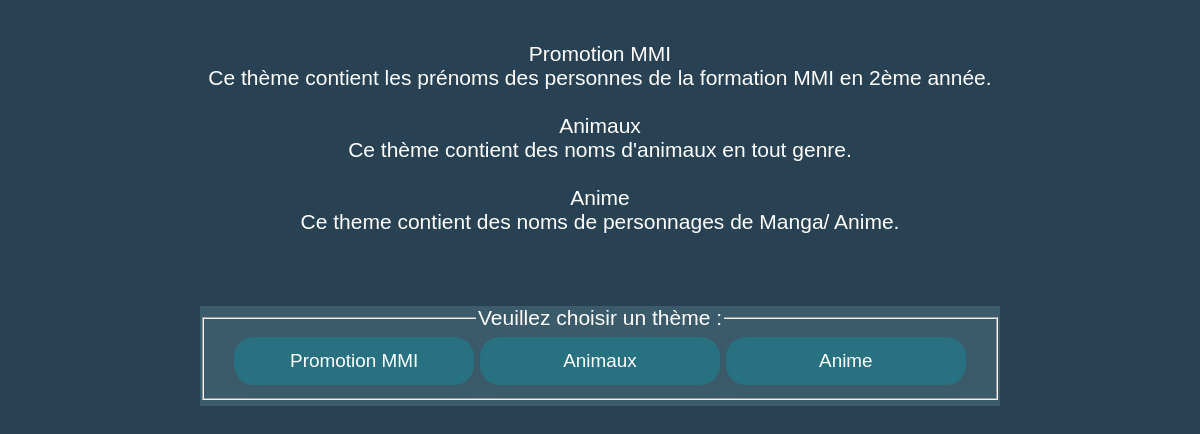
Page /FR/theme.php (signed in) on the committed database.
### tables this page shows
CREATE TABLE `theme` (
  `NomTheme` text DEFAULT NULL,
  `Descri` text DEFAULT NULL
);

### FR/theme.php (the view, shortened to what this page needs)
<?php
include ("php/connexion.inc.php");
?>
<html>
    <head>
        <link rel="stylesheet" href="css/projet.css">
    </head>
    <body>
<div id ="Info">
<?php
$data = $connexion->query("SELECT * FROM theme")->fetchAll();
foreach ($data as $row) {
    echo $row['NomTheme']."<br />\n";
    echo $row['Descri']."<br />\n";
    echo "<br/>";
}
?>
</div>
                <br/>
                <br/>
                <form action="<?php echo $_SERVER['PHP_SELF']; ?>" method="post" id="formulaire2" >
            <fieldset>
                <legend> Veuillez choisir un thème : </legend>
                    <input type="submit" name="bouton" value="Promotion MMI"/>
                    <input type="submit" name="bouton" value="Animaux"/>
                    <input type="submit" name="bouton" value="Anime"/>
            </fieldset>
        </form>
</body>
</html>

### css/projet.css (style rules this page uses)
* { text-align: center; }
body { font : 21px sans-serif; padding : 2em; margin : 0; background : #284253; }
input, textarea { font : .9em/1.5em "handwriting", sans-serif; border : none; padding : 0 10px; margin : 0; width : 240px; }
input { height: 2.5em; vertical-align: middle; }
#Info { color: white; }
#formulaire2 { position: relative; width : 800px; height : 100px; margin : 0 auto; background:#8fcdd42e; color : white; }
#formulaire2 input { background:#009eb052; color: #fff; border-radius: 20px; box-shadow: 5px 5px 5px #3b5b6a; text-shadow:none; }

### rows in the picture
theme: NomTheme "Promotion MMI", Descri "Ce thème contient les prénoms des personnes de la formation MMI en 2ème année."
theme: NomTheme "Animaux", Descri "Ce thème contient des noms d'animaux en tout genre."
theme: NomTheme "Anime", Descri "Ce theme contient des noms de personnages de Manga/ Anime."
